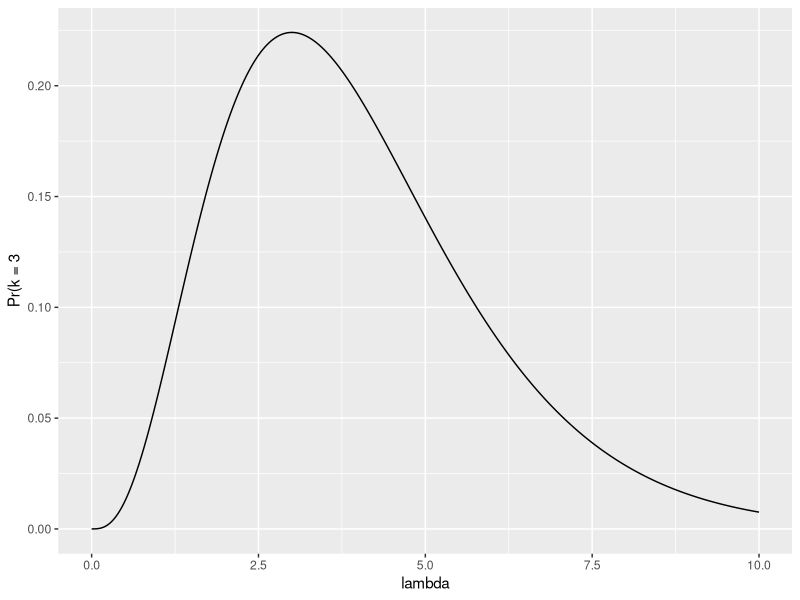
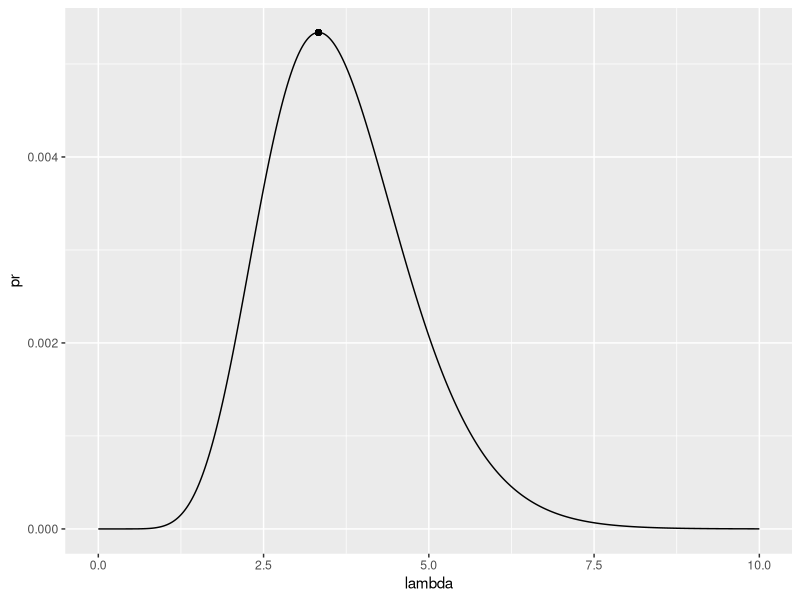

Recreate these plots in R, in order. (Note: this script raises an error after producing the figures.)
#' ---
#' title: "Set 12"
#' output: html_document
#' date: 2023-11-09
#' author: Jenna Jordan
#' ---

#+ message = FALSE, warning = FALSE
library(tidyverse)

#calculate the probability of y = 3
#with lambda = 3.5

dpois(3, lambda = 3.5)

#use formula to confirm
(p <- (3.5^3 * exp(-3.5)) / factorial(3))

#possible lambda values
lambda <- seq(0, 10, by = 0.01)

df_pr <- tibble(y = 3,
                lambda = lambda,
                pr = dpois(3, lambda = lambda)) #pr = probability
df_pr

#draw figure, y = pr, x = lambda 
## shows what value of lambda best represents the data

df_pr %>%
  ggplot(aes(x = lambda,
         y = pr)) +
  geom_line() + 
  labs(y = "Pr(k = 3")

#find best value
df_pr %>%
  arrange(desc(pr)) #arranges values to show highest value (at peak)
                    #best value is when lambda = 3

#calculate probability of observing y = c(3, 2, 5)

pr <- dpois(c(3, 2, 5), lambda = 3) #probability of observing each data point seperately 

prod(pr) #likelihood of observing all three data points

# find the best lambda for y = c(3, 2, 5)

likelihood <- NULL
for (i in 1:length(lambda)) {
  pr0 <- dpois(c(3, 2, 5), lambda = lambda[i])
  likelihood[i] <- prod(pr0)
}


df_pr2 <- tibble(lambda = lambda, pr = likelihood) 
df_pr2

df_pr2 %>%
  ggplot(aes(x = lambda,
             y = pr)) +
  geom_line() +
  geom_point(y = 0.00534, x = 3.33)

df_pr2 %>%
  arrange(desc(pr))

#find the pest value of lambda using df_pr2


df_pr2 %>%
  arrange(desc(pr)) %>%
  slice(1) %>%    #retrieves row 1
  pull(lambda)

mean(c(3, 2, 5))


# Laboratory --------------------------------------------------------------

#9.3.1 Binomial Distribution

y <- c(2, 2, 0, 0, 3, 1, 3, 3, 4, 3)

p <- seq(from = 0, to = 1, by = 0.01)

N <- 10

for(i in 1:length(p)) {
  lh[i] <- prod(dbinom(y, prob = p[i], size = 10))
}

df_lh <- tibble(p = p, lh = lh)

df_lh %>%
  ggplot(aes(x = p,
             y = lh)) +
  geom_line() +
  geom_point(x = 0.21, y = 0.0000000421)

p_best <- df_lh %>%
  arrange(desc(lh)) %>%
  slice(1) %>%
  pull(p)

## sapply version (can also use)
##lh0 <- sapply(p, function(x) prod(dbnom(y, prob = x, size = 10)))

N * p_best
mean(y)

